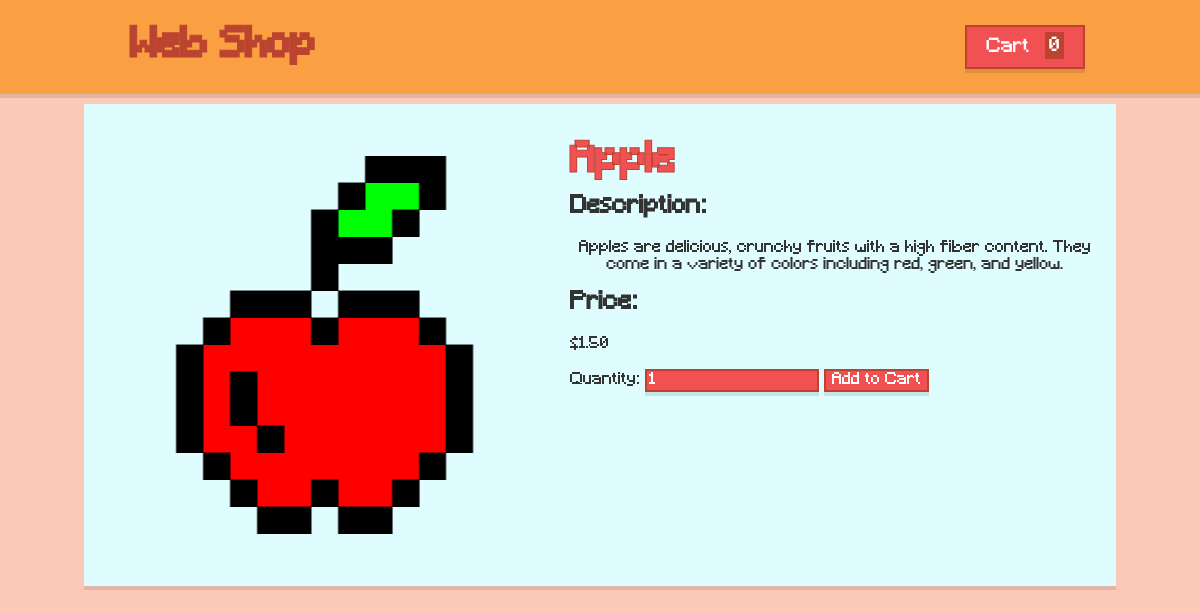
The app's page /product.php?code=0 with its own data.
### tables this page shows
CREATE TABLE IF NOT EXISTS `products` (
`id` int(10) NOT NULL AUTO_INCREMENT,
`name` varchar(250) NOT NULL,
`code` varchar(100) NOT NULL,
`price` double(9,2) NOT NULL,
`image` varchar(250) NOT NULL,
`description` varchar(255) NOT NULL,
PRIMARY KEY (`id`),
UNIQUE KEY `code` (`code`)
);

### product.php (the view, shortened to what this page needs)
<?php
  include('db.php');
  $user_id = session_id();
  $query = "SELECT SUM(quantity) as total_quantity FROM `cart` WHERE `user_id`='$user_id'";
  $result = mysqli_query($con, $query);
  $row = mysqli_fetch_assoc($result);
  $totalQuantity = $row['total_quantity'] + 0;
  if (isset($_GET['code']) && $_GET['code']!=""){
    $code = mysqli_real_escape_string($con, $_GET['code']);
    $result = mysqli_query($con, "SELECT * FROM `products` WHERE `code`='$code'");
    if(mysqli_num_rows($result) > 0){
      $row = mysqli_fetch_assoc($result);
    } else {
      echo "No product found!";
      exit;
    }
  } else {
    echo "Invalid product!";
    exit;
  }
?>
<!DOCTYPE html>
<html>
<head>
    <link rel="stylesheet" type="text/css" href="styles/style.css" />
</head>
<body>
<header>
      <div class="header-holder">
        <h1><a href="index.php">Web Shop</a></h1>
        <div class="cart-container">
                <a href="cart.php">
                    <button class="cart-button">
                        Cart <span class="cart-badge"><?php echo $totalQuantity; ?></span>
                    </button>
                </a>
            </div>
      </div>
    </header>
    <div id="php-elements">
    <img src="<?php echo $row["image"]; ?>" alt="<?php echo $row["name"]; ?>">
    <div class="details">
        <h1><?php echo $row["name"]; ?></h1>
        <h2>Description:</h2>
        <p><?php echo $row["description"]; ?></p>
        <h2>Price:</h2>
        <p class="product-price"><?php echo "$".$row["price"]; ?></p>
        <form method="post" action="">
            <label for="quantity">Quantity:</label>
            <input type="number" id="quantity" name="quantity" value="1" min="1" />
            <input type="submit" value="Add to Cart" />
        </form>
    </div>
</div>
</body>
</html>

### styles/style.css (style rules this page uses)
:root { --primary-color: #F15152; --items-color: #DFFDFF; --background-color: #FAC9B8; --header-color: #FA9F42; --accent-color: #BB4430; --font-size-base: 16px; --font-family-base: Minecraft, sans-serif; }
body { font-size: var(--font-size-base); font-family: var(--font-family-base); color: #333; background-color: var(--background-color); margin: 0; padding: 0; height: 100%; }
#php-elements { margin: 10px auto; width: 90%; max-width: 1000px; background-color: var(--items-color); box-shadow: 0 4px 0px 0 rgba(0,0,0,0.1); border-radius: 0px; padding: 1em; display: flex; gap: 20px; }
#php-elements h1 { margin: 20px 10px 10px 0px; }
#php-elements img { max-width: 450px; max-height: 450px; width: auto; height: auto; }
#php-elements .details { flex-grow: 1; }
.product-price { text-align: start; }
html { height: 100%; }
button { color: white; background-color: var(--primary-color); font: var(--font-family-base); border: 2px solid var(--accent-color); border-radius: 0px; box-shadow: 0 4px 0px 0 rgba(0,0,0,0.1); }
input { color: white; background-color: var(--primary-color); font: var(--font-family-base); border: 2px solid var(--accent-color); border-radius: 0px; box-shadow: 0 4px 0px 0 rgba(0,0,0,0.1); }
h1 { font-size: 2.5em; margin: 15px; font-size: 2.5em; margin-left: 30px; color: var(--primary-color); -webkit-text-stroke: 1px var(--accent-color); }
h2 { font-size: 1.5em; margin-top: 0; }
img { max-width: 100%; height: auto; }
header { margin: auto; width: 100%; background-color: var(--header-color); box-shadow: 0 4px 0px 0 rgba(0,0,0,0.1); }
p { text-align: center; }
.header-holder { margin: auto; width: 90%; max-width: 1000px; background-color: var(--header-color); display: flex; justify-content: space-between; align-items: center; padding: 10px 0; }
.cart-button { background-color: var(--primary-color); color: white; border: 2px solid var(--accent-color); border-radius: 0px; padding: 0.5em 1em; font-size: 1.2em; cursor: pointer; }
.cart-badge { margin: 0; background-color: var(--accent-color); color: white; border-radius: 0px; padding: 0.28em 0.2em 0.1em 0.2em; margin-left: 0.5em; font-size: 1em; }
.cart-container { margin: 15px; border-radius: 0px; }
a { text-decoration: none; color: var(--accent-color); }

### records on screen
products: image (picture), name "Apple", description "Apples are delicious, crunchy fruits with a high fiber content. They come in a variety of colors including red, green, and yellow.", price "1.50"

### other values on screen
$totalQuantity "0"
